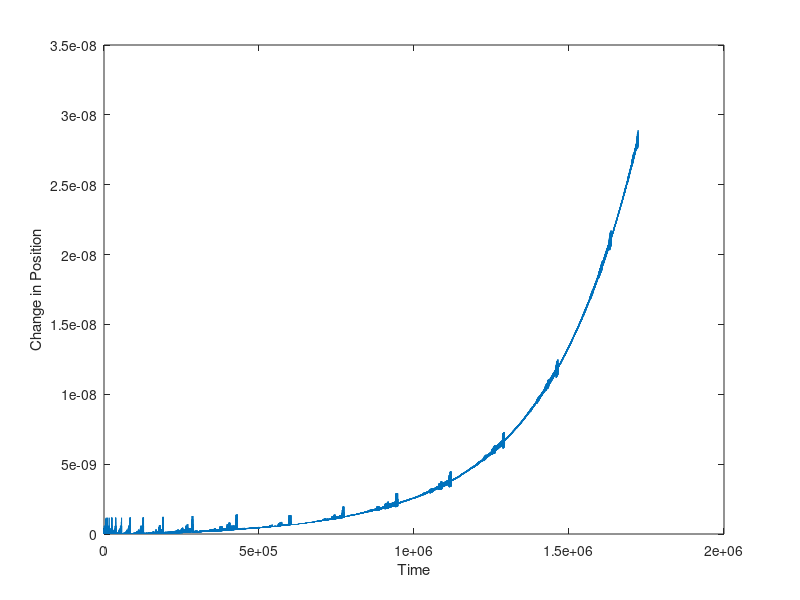

This figure's MATLAB source:
function HW9_LagrangeNumericalIntegrationc

clear
clc
% clf

GMe=398600.44;
GMm=GMe/81.30056;

% Constant Earth-Moon distance
Rem=[384400,0,0]; %km

%initial conditions of satellite

Rsm=[0.150934288618019*384400,0, 0]; %km - vector from satellite to moon

m=384400-64185.8;
Res=[(1-0.150934288618019)*384400, 0, 0]; %km - vector from earth to satellite
Ves=[0,0,0]; %km/s

w=sqrt((GMe+GMm)/(norm(Rem)^3));

% Time bounds (sec)
t0      = 0;            
tf      = 20*86164;   

options = odeset('RelTol',1E-10,'AbsTol',1E-10);
[T,V]=ode45(@EOMIntegratorc,[t0:10:tf],[Res,Rsm,Ves],options,GMe,GMm,Rem,w);

Re=[V(:,1) V(:,2) V(:,3)];
Rm=[V(:,4) V(:,5) V(:,6)];
Ve=[V(:,7) V(:,8) V(:,9)];

dPosition=[sqrt((V(:,1)-V(1,1)).^2+(V(:,2)-V(1,2)).^2+(V(:,3)-V(1,3)).^2)];
dPosition(1)
dPosition(end)
plot(T,dPosition)
xlabel('Time')
ylabel('Change in Position')




function [ dY ] = EOMIntegratorc(t,Y,GMe,GMm,Rem,w)
dY = zeros(9,1);

% Unpack the state vector
y = Y(1:3);
m = Y(4:6);
dy = Y(7:9);

% Dynamics of the system

ddx=-GMe*y(1)/(norm(y)^3)+GMm*(m(1)/(norm(m)^3)-1/(norm(Rem)^2))+2*w*dy(2)+y(1)*(w^2);
ddy=-GMe*y(2)/(norm(y)^3)+GMm*(m(2)/(norm(m)^3))-2*w*dy(1)+y(2)*(w^2);
ddz=-GMe*y(3)/(norm(y)^3)+GMm*(m(3)/(norm(m)^3));

% Output the DERIVATIVE of the state
dY(1:3) = dy;
dY(4:6) = dy;
dY(7) = ddx;
dY(8) = ddy;
dY(9) = ddz;
